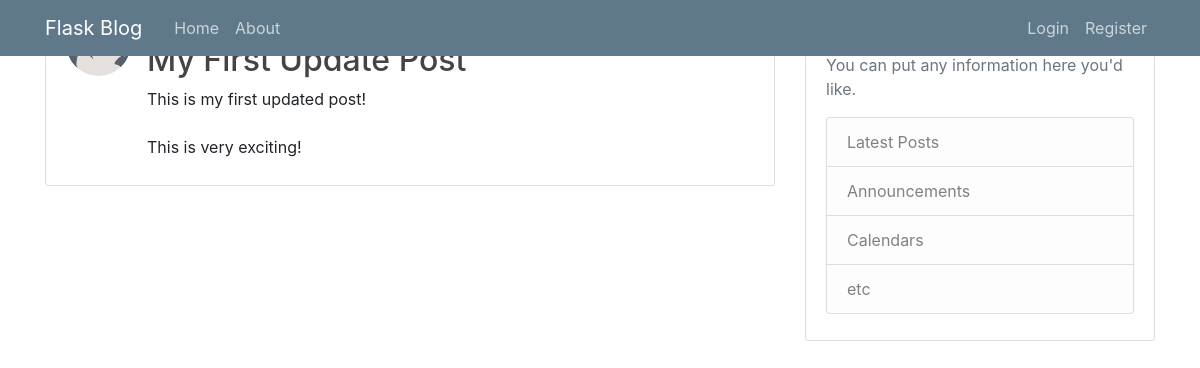
/post/1, run on the app's committed database.
### flaskblog/models.py (models this page shows, shortened)
class Post(db.Model):
    id = db.Column(db.Integer, primary_key=True)
    title = db.Column(db.String(100), nullable=False)
    date_posted = db.Column(db.DateTime, nullable=False, default=datetime.utcnow)
    content = db.Column(db.Text, nullable=False)
    user_id = db.Column(db.Integer, db.ForeignKey('user.id'), nullable=False)

### flaskblog/posts/routes.py (the view)
@posts.route("/post/<int:post_id>")
def post(post_id):
    post = Post.query.get_or_404(post_id)
    return render_template('post.html', title=post.title, post=post)

### flaskblog/templates/post.html (shortened to what this page needs)
{% extends "layout.html" %}
{% block content %}
  <article class="media content-section">
    <div class="media-body">
      <div class="article-metadata">
        <a class="mr-2" href="{{ url_for('users.user_posts', username=post.author.username) }}">{{ post.author.username }}</a>
        <small class="text-muted">{{ post.date_posted.strftime('%Y-%m-%d') }}</small>
      </div>
      <h2 class="article-title">{{ post.title }}</h2>
      <p class="article-content">{{ post.content }}</p>
    </div>
  </article>
{% endblock content %}

### data on the page
Post: title "My First Update Post", content "This is my first updated post! This is very exciting!"
